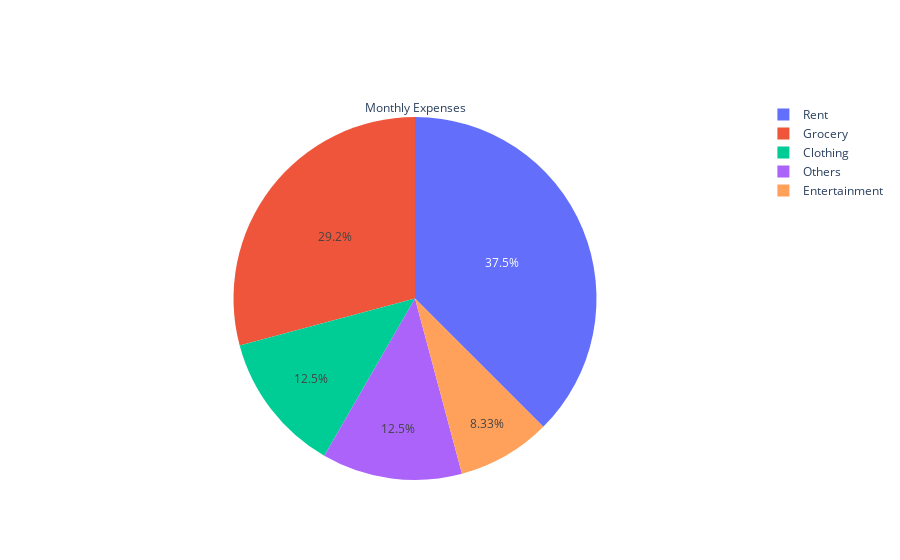

The notebook cell this image was saved under:
### Markdown cell above
### `PIE CHART: PLOTLY`
- A `pie-chart` creating using `plotly`. 
- Created using `go.Pie`, where data visualized by sectors of the pie is set in values.
- [Pie-Chart with go.Pie Guide]('https://plotly.com/python/pie-charts/')

### Code cell
# Plotly Pie-Chart

labels = ['Grocery', 'Rent', 'Clothing', 'Entertainment', 'Others']
values = [350, 450, 150, 100, 150]

fig = go.Figure(data=[go.Pie(labels=labels, values=values, title='Monthly Expenses')])
fig.show()

### Figure 1 — Plotly figure (JSON) as saved in the notebook; plotly's stock layout.template omitted (floating-point values rounded to 4 significant figures)
{"data": [{"labels": ["Grocery", "Rent", "Clothing", "Entertainment", "Others"], "title": {"text": "Monthly Expenses"}, "type": "pie", "values": [350, 450, 150, 100, 150]}], "layout": {}}
